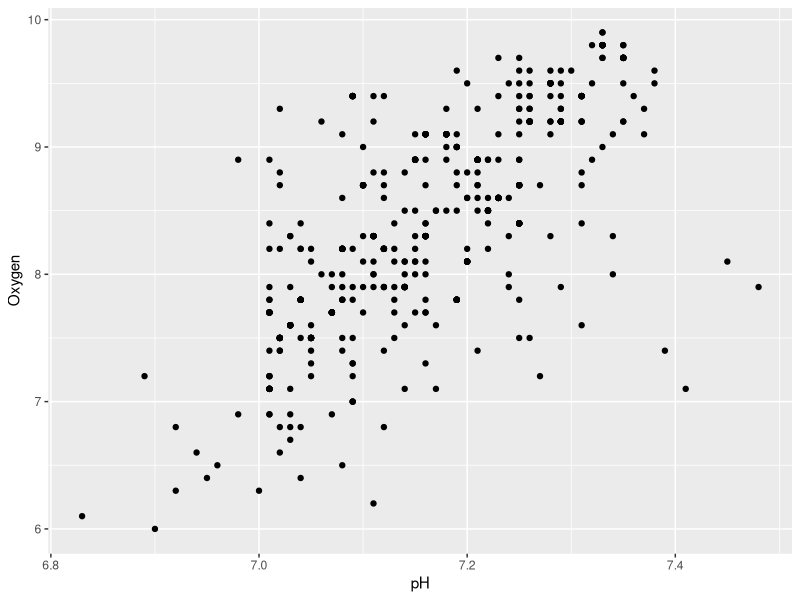
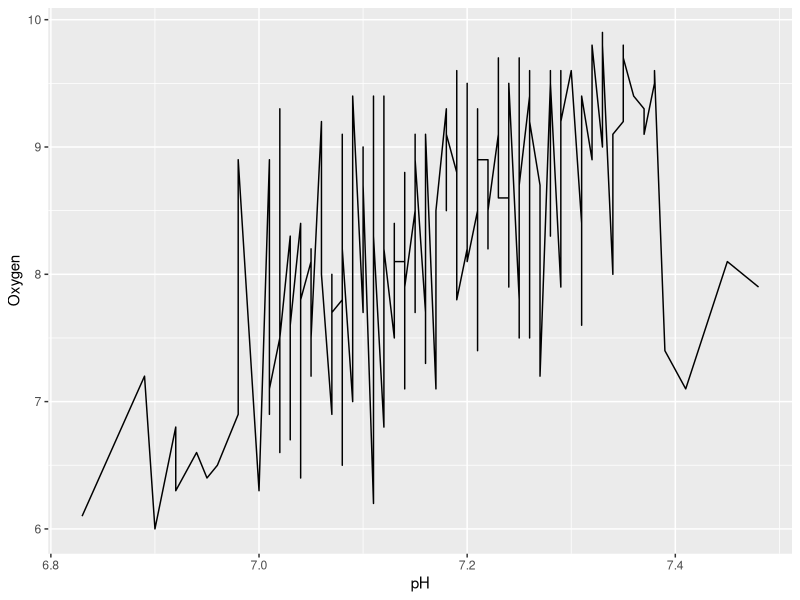
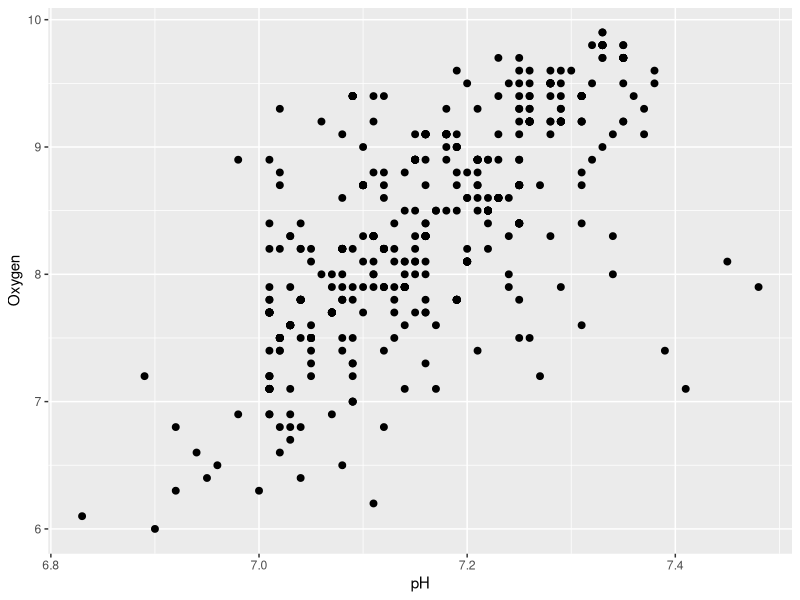
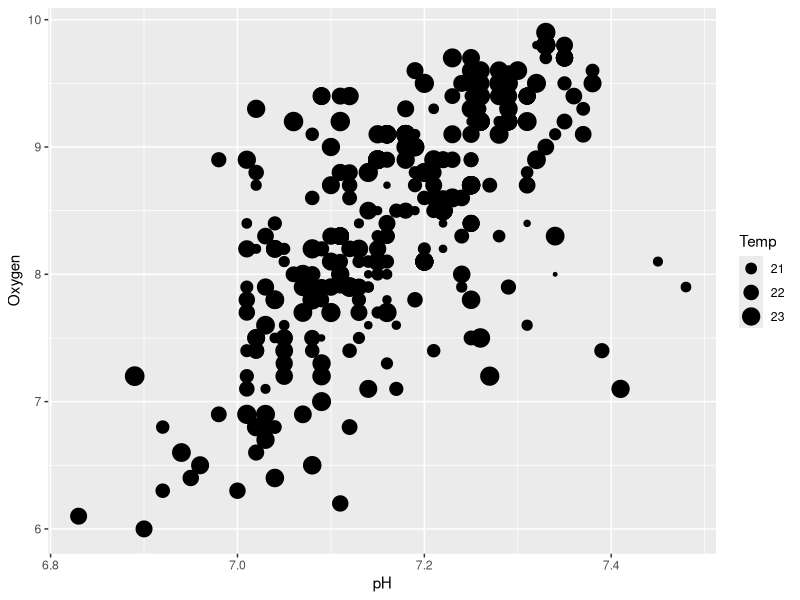
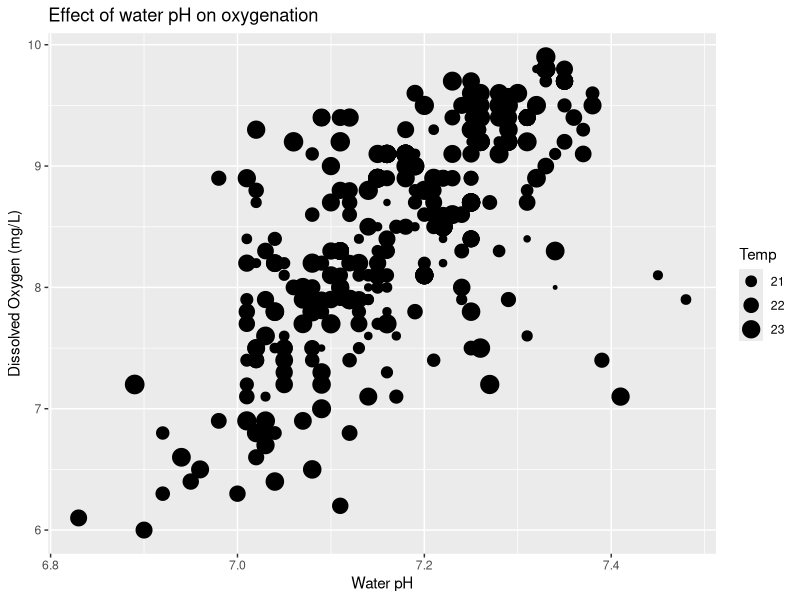
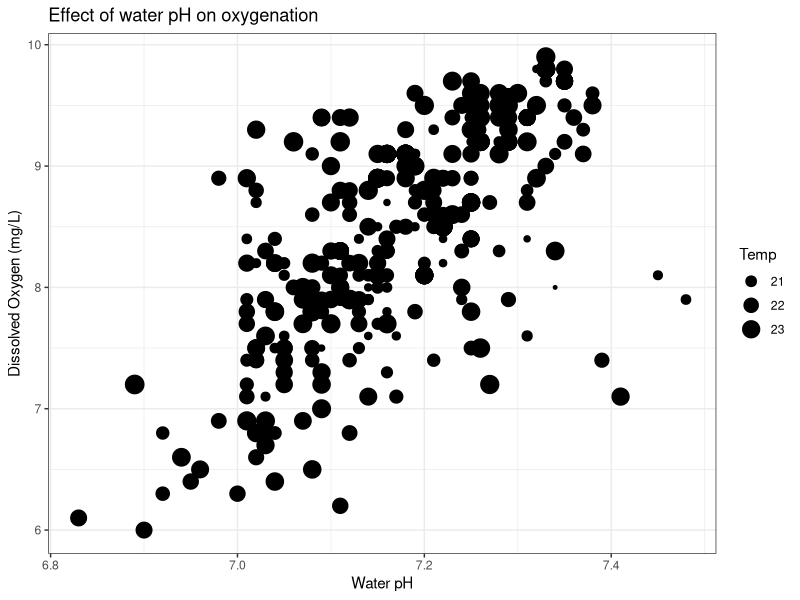
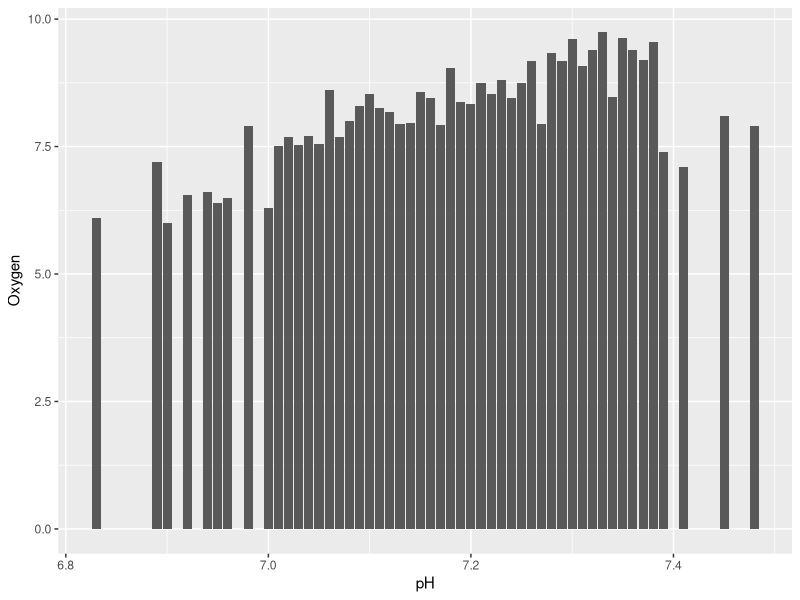
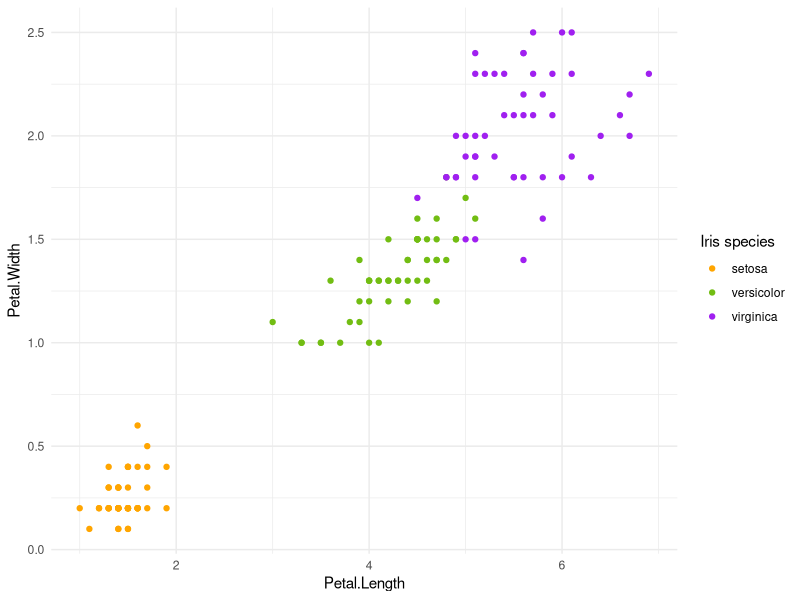

Here is the R script that generated these plots, in order:


# Libraried needed
library(ggplot2)
library(dplyr)
library(readxl)
library(stringr)

# Read + explore the data
water <- read_xlsx("part3_ggplot/Water_Quality.xlsx")

# --- Data mapping
waterPlot <- ggplot(water, aes(x = pH, y = Oxygen))

# --- Visualising data points - geom_*
waterPlot + geom_point()
waterPlot + geom_line()

# --- Plot attributes

# Static
ggplot(water, aes(x = pH, y = Oxygen)) + 
  geom_point(size = 2)

# Data driven
ggplot(water, aes(x = pH, y = Oxygen, size = Temp)) +
  geom_point()


# --- Plot layout

# labs
ggplot(water, aes(x = pH, y = Oxygen, size = Temp)) +
  geom_point() +
  labs(x = "Water pH", 
       y = "Dissolved Oxygen (mg/L)", 
       title = "Effect of water pH on oxygenation"
  )

# themes
ggplot(water, aes(x = pH, y = Oxygen, size = Temp)) +
  geom_point() +
  labs(x = "Water pH", 
       y = "Dissolved Oxygen (mg/L)", 
       title = "Effect of water pH on oxygenation"
  ) +
  theme_bw()

# --- Bar charts

# Summarise data first
sumData <- water |>
  group_by(pH) |>
  summarise(Oxygen = mean(Oxygen)) |> 
  ungroup()

# Plot the bars
ggplot(sumData, aes(x = pH, y = Oxygen)) +
  geom_bar(stat = "identity")

# --- Saving as image

#(take last water plots and save it to waterPlot)

ggsave(filename = "oxygenation.png", 
       plot = waterPlot, 
       width = 1800, height = 900, units = "px")

# -- R graph gallery

# visit website

### --- EXTRA --- ###
flowers <- iris

# --- Specify colours

# Discrete
ggplot(
  flowers, 
  aes(x = Petal.Length, y = Petal.Width, colour = Species)
  ) + 
  geom_point() + 
  theme_minimal() +
  # Use a discrete set of colours
  scale_colour_discrete(
    name = "Iris species",
    type = c(setosa = "orange", versicolor = "#72BD13", 
             virginica = "purple"))

# Continuous
ggplot(flowers, 
       aes(x = Petal.Length, y = Petal.Width, 
           colour = Sepal.Length)) + 
  geom_point() + theme_minimal() +
  # Use a colour gradient
  scale_colour_gradientn(
    name = "Sepal Length",
    colours = c("#132B43", "#72BD13", "#ED553B")
  )

# --- Text labels
ggplot(flowers, aes(x = Petal.Length, y = Petal.Width, 
                    label = Species)) + 
  theme_minimal() +
  geom_text(check_overlap = TRUE)

# --- trend line
ggplot(flowers, aes(x = Petal.Length, y = Petal.Width)) + 
  geom_point() + theme_minimal() +
  geom_smooth(method = "lm", se = FALSE, colour = "#72BD13")

